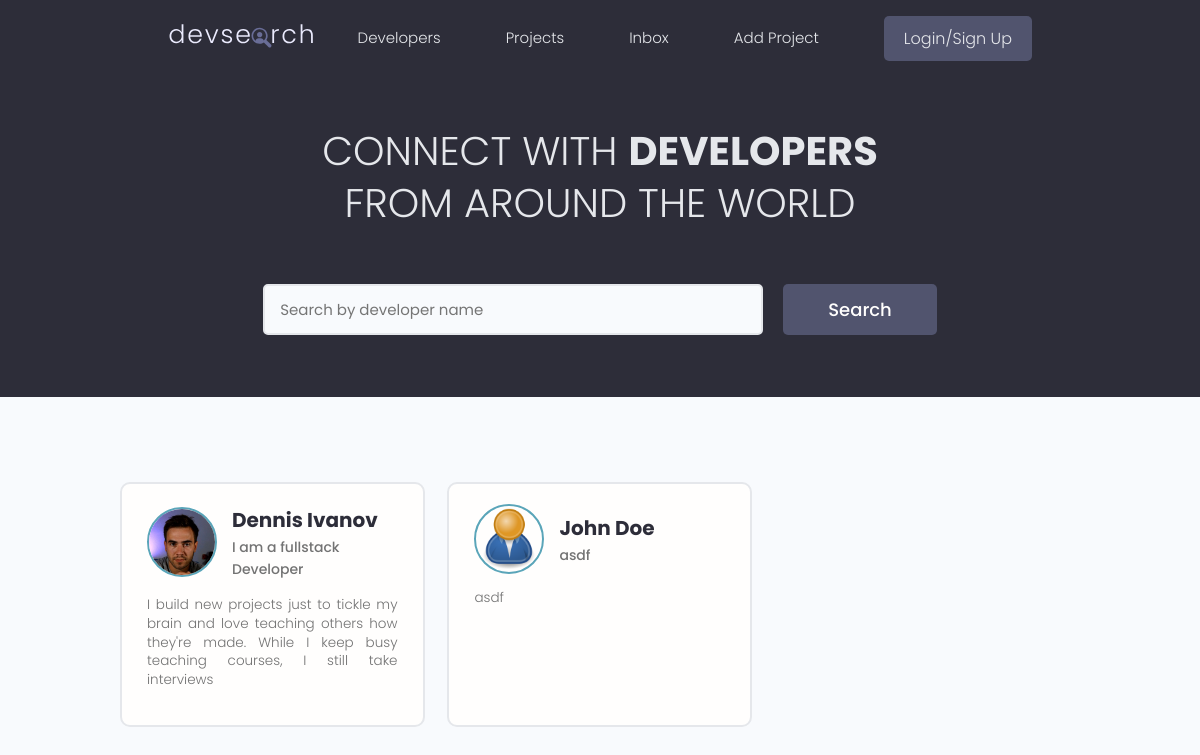
The app's page /, older data.
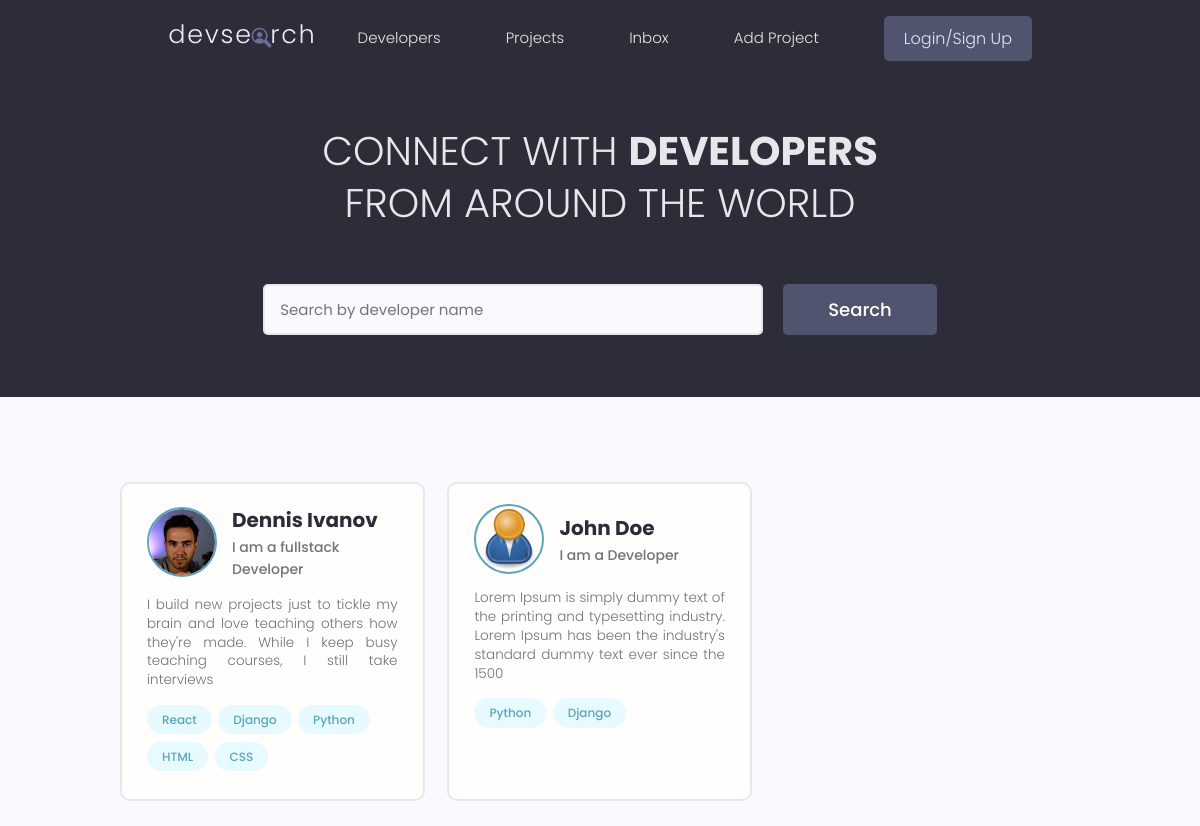
The same page, newer data.
### users/models.py (models this page shows, shortened)
class Profile(models.Model):
    user = models.OneToOneField(User, null=True, on_delete=models.CASCADE, blank=True)
    name = models.CharField(max_length=200, blank=True, null=True)
    email = models.EmailField(max_length=500, blank=True, null=True)
    username = models.CharField(max_length=200, blank=True, null=True)
    location = models.CharField(max_length=200, blank=True, null=True)
    short_intro = models.CharField(max_length=500, blank=True, null=True)
    bio = models.TextField(blank=True, null=True)
    profile_image = models.ImageField(null=True, blank=True, upload_to='profiles/', default='profiles/user-default.png')
    social_github = models.CharField(max_length=500, blank=True, null=True)
    social_twitter = models.CharField(max_length=500, blank=True, null=True)
    social_linkedin = models.CharField(max_length=500, blank=True, null=True)
    social_youtube = models.CharField(max_length=500, blank=True, null=True)
    social_website = models.CharField(max_length=500, blank=True, null=True)
    created = models.DateTimeField(auto_now_add=True)
    id = models.UUIDField(default=uuid.uuid4, unique=True, editable=False,
                          primary_key=True)

class Skill(models.Model):
    owner = models.ForeignKey(Profile, null=True, blank=True, on_delete=models.CASCADE)
    name = models.CharField(max_length=200, blank=True, null=True)
    description = models.TextField(null=True, blank=True)
    created = models.DateTimeField(auto_now_add=True)
    id = models.UUIDField(default=uuid.uuid4, unique=True,
                          primary_key=True, editable=False)
    def __str__(self):
        return str(self.name)

### users/views.py (the view)
# urls.py: path('', views.profiles, name='profiles'),
def profiles(request):
    profiles = Profile.objects.all()
    context = {'profiles': profiles}
    return render(request, 'users/profiles.html', context)

### users/templates/users/profiles.html (shortened to what this page needs)
{% extends 'main.html' %}
{% block content %}
<main class="home">
    <section class="hero-section text-center">
      <div class="container container--narrow">
        <div class="hero-section__box">
          <h2>CONNECT WITH <span>DEVELOPERS</span></h2>
          <h2>FROM AROUND THE WORLD</h2>
        </div>
        <div class="hero-section__search">
          <form class="form" action="#" method="get">
            <div class="form__field">
              <input class="input input--text" id="formInput#search" type="text" name="text"
                placeholder="Search by developer name" />
            </div>
            <input class="btn btn--sub btn--lg" type="submit" value="Search" />
          </form>
        </div>
      </div>
    </section>
    <section class="devlist">
      <div class="container">
        <div class="grid grid--three">
          {% for profile in profiles %}
          <div class="column card">
            <div class="dev">
              <a href="{% url 'user-profile' profile.id %}" class="card__body">
                <div class="dev__profile">
                  <img class="avatar avatar--md" src="{{ profile.profile_image.url }}" alt="image" />
                  <div class="dev__meta">
                    <h3>{{profile.name}}</h3>
                    <h5>{{profile.short_intro|slice:"60"}}</h5>
                  </div>
                </div>
                <p class="dev__info"> {{profile.bio|slice:"150"}} </p>
                <div class="dev__skills">
                    {% for skill in profile.skill_set.all|slice:"5" %}
                  <span class="tag tag--pill tag--main">
                    <small>{{skill}}</small>
                  </span>
                  {% endfor %}
                </div>
              </a>
            </div>
          </div>
          {% endfor %}
        </div>
      </div>
    </section>
  </main>
{% endblock %}

Row changes from the older to the newer data that the page shows:
added Skill: name "React", shown under Profile "Dennis Ivanov"
added Skill: name "Django", shown under Profile "Dennis Ivanov"
added Skill: name "Python", shown under Profile "Dennis Ivanov"
added Skill: name "HTML", shown under Profile "Dennis Ivanov"
added Skill: name "CSS", shown under Profile "Dennis Ivanov"
changed Profile "John Doe": short_intro "asdf" → "I am a Developer"; bio "asdf" → "Lorem Ipsum is simply dummy text of the printing and typesetting industry. Lorem Ipsum has been the industry's standard dummy text ever since the 1500"
added Skill: name "Python", shown under Profile "John Doe"
added Skill: name "Django", shown under Profile "John Doe"
